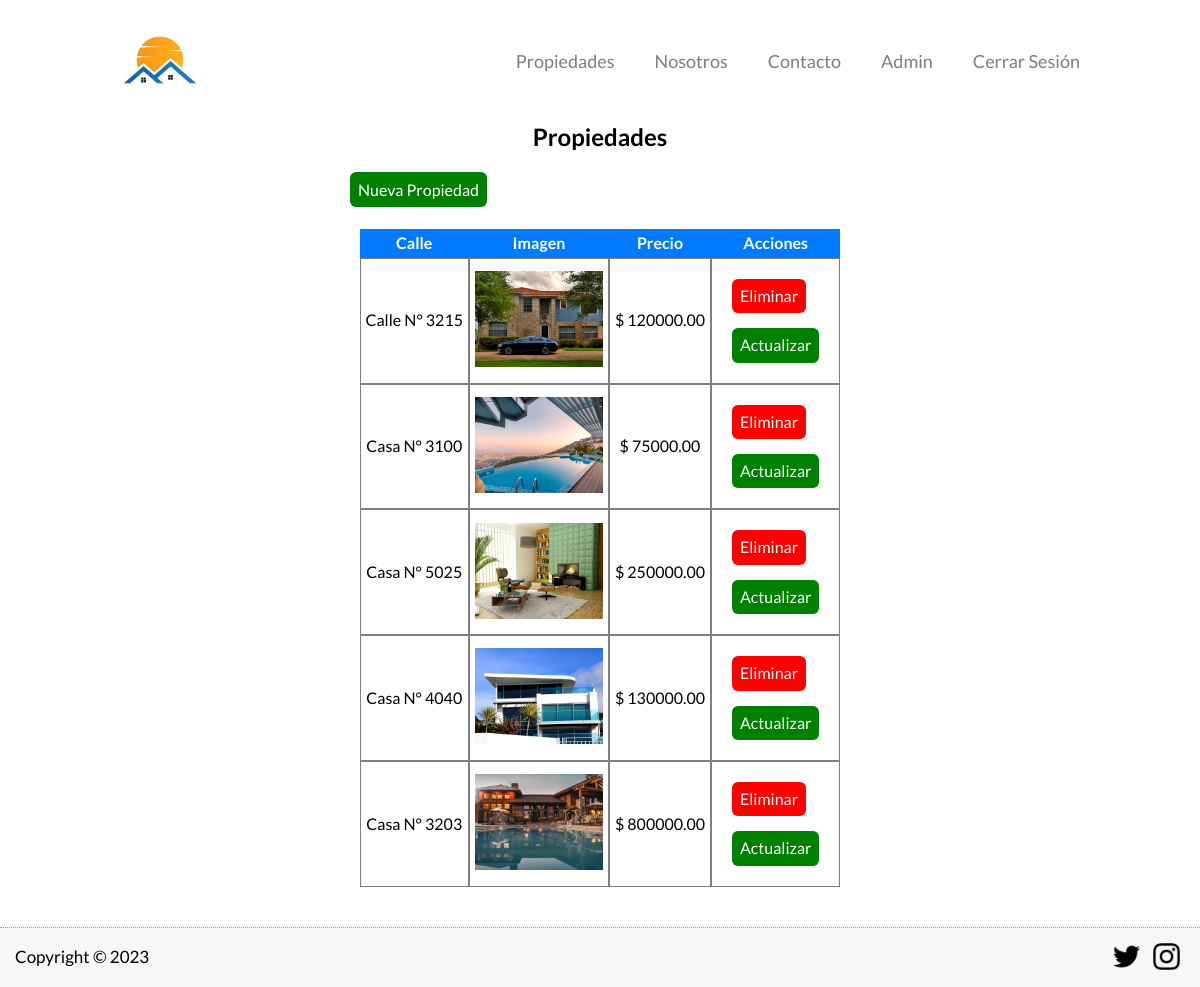
Screenshot of /admin (signed in) with the database file from the repository.
### tables this page shows
CREATE TABLE `propiedades` (
  `id` int NOT NULL AUTO_INCREMENT,
  `calle` varchar(45) DEFAULT NULL,
  `precio` decimal(10,2) DEFAULT NULL,
  `imagen` varchar(200) DEFAULT NULL,
  `descripcion` longtext,
  PRIMARY KEY (`id`)
);

### controllers/AdminController.php (called while the page is built, shortened)
<?php
class AdminController {
    public static function index (Router $router){
        $propiedades = Propiedades::all();
        $resultado = $_GET['resultado'] ?? null;
        $router->render('admin/index', [
            'propiedades' => $propiedades,
            'resultado' => $resultado
        ]);
    }
}

### public/index.php (called while the page is built, shortened)
<?php
$router = new Router();
$router->get('/', [PaginasController::class, 'index']);
$router->get('/propiedades', [PaginasController::class, 'propiedades']);
$router->post('/propiedades', [PaginasController::class, 'propiedades']);
$router->get('/propiedades/propiedad', [PaginasController::class, 'propiedad']);
$router->get('/nosotros', [PaginasController::class, 'nosotros']);
$router->get('/contacto', [PaginasController::class, 'contacto']);
$router->post('/contacto', [PaginasController::class, 'contacto']);
$router->get('/login', [LoginController::class, 'login']);
$router->post('/login', [LoginController::class, 'login']);
$router->get('/logout', [LoginController::class, 'logout']);
$router->get('/admin', [AdminController::class, 'index']);
$router->get('/admin/crear', [AdminController::class, 'crear']);
$router->post('/admin/crear', [AdminController::class, 'crear']);
$router->get('/admin/actualizar', [AdminController::class, 'actualizar']);
$router->post('/admin/actualizar', [AdminController::class, 'actualizar']);
$router->post('/admin/eliminar', [AdminController::class, 'eliminar']);
$router->comprobarRutas();

### models/ActiveRecord.php (called while the page is built, shortened)
<?php
class ActiveRecord {
    protected static $db;
    protected static $tabla = '';
    public static function setDB($database) {
        self::$db = $database;
    }
    public static function all() {
        $query = "SELECT * FROM " . static::$tabla;
        $resultado = self::consultarSQL($query);
        return $resultado;
    }
    public static function consultarSQL($query) {
        $resultado = self::$db->query($query);
        $array = [];
        while($registro = $resultado->fetch_assoc()) {
            $array[] = static::crearObjeto($registro);
        }
        return $array;
    }
    protected static function crearObjeto($registro) {
        $objeto = new static;
        foreach($registro as $key => $value ) {
            if(property_exists( $objeto, $key  )) {
                $objeto->$key = $value;
            }
        }
        return $objeto;
    }
}

### views/admin/index.php (the view, shortened to what this page needs)
<main class="admin-main">
    <div class="admin-header-contain">
        <h2>Propiedades</h2>
        <a href="/admin/crear" class="boton-nv">Nueva Propiedad</a>
    </div>
    <table class="admin-table">
        <thead>
            <tr>
                <th>Calle</th>
                <th>Imagen</th>
                <th>Precio</th>
                <th>Acciones</th>
            </tr>
        </thead>
        <tbody>
            <?php foreach($propiedades as $propiedad): ?>
            <tr>
                <td><?php echo $propiedad->calle; ?></td>
                <td> <img class="props-admin-img" src="/imagenes/<?php echo $propiedad->imagen; ?>"> </td>
                <td>$ <?php echo $propiedad->precio; ?> </td>
                <td>
                    <form method="POST" action="admin/eliminar">
                        <input type="submit" class="eliminar" value="Eliminar">
                    </form>
                    <a href="/admin/actualizar?id=<?php echo $propiedad->id; ?>">Actualizar</a>
                </td>
            </tr>
            <?php endforeach; ?>
        </tbody>
    </table>
</main>

### public/build/css/app.css (style rules this page uses)
html { box-sizing:border-box;font-size:62.5% }
*,:after,:before { box-sizing:inherit;margin:0;padding:0 }
body { font-family:Lato,sans-serif;font-size:1.6rem;min-height:100vh }
html { -webkit-text-size-adjust:100%;line-height:1.15 }
body { margin:0 }
main { display:block }
a { background-color:transparent }
img { border-style:none }
button,input,optgroup,select,textarea { font-family:inherit;font-size:100%;line-height:1.15;margin:0 }
button,input { overflow:visible }
[type=button],[type=reset],[type=submit],button { -webkit-appearance:button }
main { min-height:calc(100vh - 20rem) }
@media (min-width:1024px) { main { min-height:50rem } }
.admin-main { min-height:49.8rem }
.admin-main .admin-header-contain { margin-bottom:3rem;margin-left:auto;margin-right:auto;max-width:500px;padding-left:2rem }
@media (min-width:1024px) { .admin-main .admin-header-contain { padding-left:0 } }
.admin-main .admin-header-contain .boton-nv { background-color:green;border:none;border-radius:.6rem;color:#fff;padding:8px;text-align:center;text-decoration:none }
.admin-main .admin-header-contain h2 { margin-bottom:3rem;text-align:center }
.admin-main .admin-table { border-spacing:0;margin:0 auto;padding-left:.5rem;padding-right:.5rem }
.admin-main .admin-table thead { background-color:#007aff }
.admin-main .admin-table thead th { color:#fff;padding:.5rem }
.admin-main .admin-table tbody tr td { word-wrap:break-word;border:.2px solid gray;max-width:8rem;text-align:center }
@media (min-width:768px) { .admin-main .admin-table tbody tr td { max-width:14rem;padding:.5rem } }
.admin-main .admin-table tbody tr td .props-admin-img,.admin-main .admin-table tbody tr td form { width:100% }
.admin-main .admin-table tbody tr td form .eliminar { background-color:red;border:none;border-radius:.6rem;color:#fff;cursor:pointer;display:block;margin:.5rem;padding:8px;text-align:center }
@media (min-width:768px) { .admin-main .admin-table tbody tr td form .eliminar { margin:1.5rem } }
.admin-main .admin-table tbody tr td a { background-color:green;border:none;border-radius:.6rem;color:#fff;display:block;margin:.5rem;padding:8px;text-align:center;text-decoration:none }
@media (min-width:768px) { .admin-main .admin-table tbody tr td a { margin:1.5rem } }

### rows the page displays
propiedades: calle "Calle N° 3215", imagen (picture), precio "120000.00"
propiedades: calle "Casa N° 3100", imagen (picture), precio "75000.00"
propiedades: calle "Casa N° 5025", imagen (picture), precio "250000.00"
propiedades: calle "Casa N° 4040", imagen (picture), precio "130000.00"
propiedades: calle "Casa N° 3203", imagen (picture), precio "800000.00"
